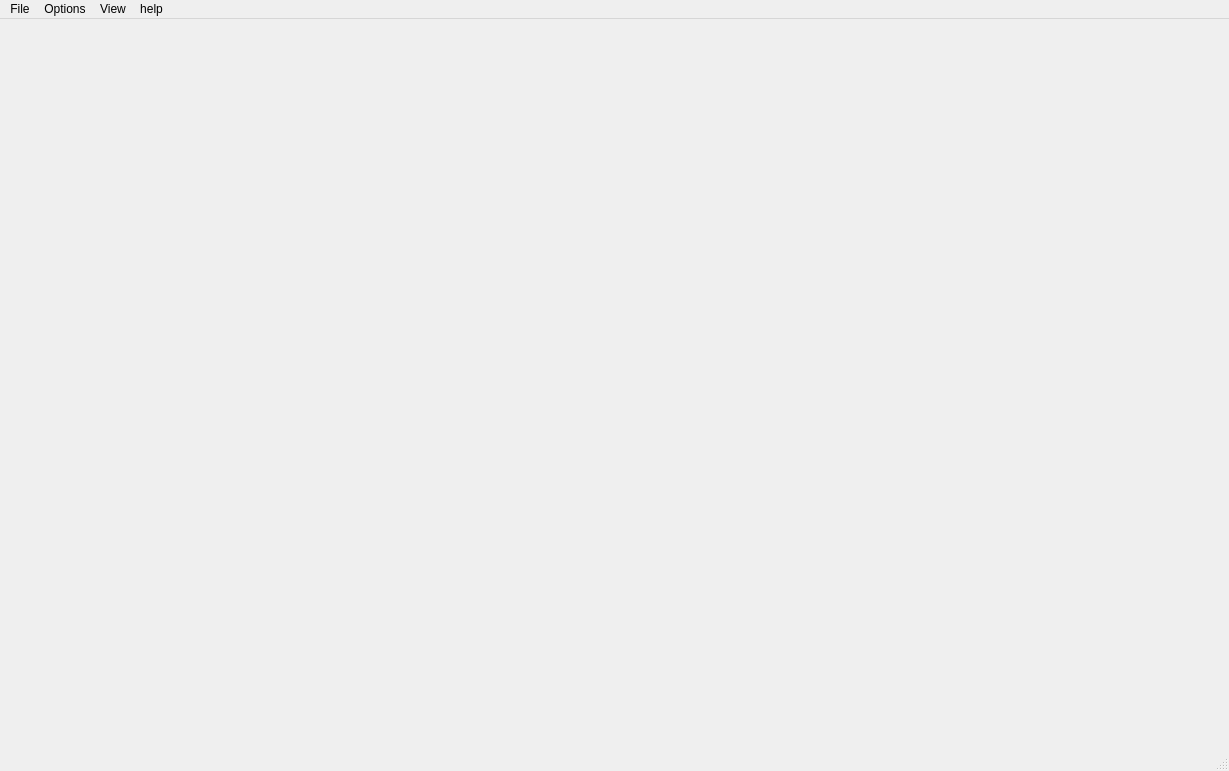
<?xml version="1.0" encoding="UTF-8"?>
<ui version="4.0">
 <class>QtMainWindow</class>
 <widget class="QMainWindow" name="QtMainWindow">
  <property name="geometry">
   <rect>
    <x>0</x>
    <y>0</y>
    <width>1229</width>
    <height>771</height>
   </rect>
  </property>
  <property name="minimumSize">
   <size>
    <width>850</width>
    <height>500</height>
   </size>
  </property>
  <property name="windowTitle">
   <string>Mandelbrot</string>
  </property>
  <property name="windowIcon">
   <iconset>
    <normaloff>Mandelbrot.png</normaloff>Mandelbrot.png</iconset>
  </property>
  <property name="styleSheet">
   <string notr="true">QProgressBar {
    border: 2px solid grey;
    border-radius: 11px;
    text-align: center;
}
QProgressBar::chunk {
  background-color: qlineargradient(spread:pad, x1:0, y1:0, x2:1, y2:1, stop:0 rgba(6, 69, 163, 255), stop:1 rgba(42, 131, 255, 255));
    border-radius: 10px;
}
</string>
  </property>
  <widget class="QWidget" name="centralWidget">
   <layout class="QVBoxLayout" name="verticalLayout" stretch="8">
    <property name="leftMargin">
     <number>0</number>
    </property>
    <property name="topMargin">
     <number>0</number>
    </property>
    <property name="rightMargin">
     <number>0</number>
    </property>
    <property name="bottomMargin">
     <number>0</number>
    </property>
    <item>
     <widget class="QMandelbrotWidget" name="mandelbrotWidget" native="true">
      <property name="sizePolicy">
       <sizepolicy hsizetype="Expanding" vsizetype="Expanding">
        <horstretch>0</horstretch>
        <verstretch>0</verstretch>
       </sizepolicy>
      </property>
      <property name="minimumSize">
       <size>
        <width>1000</width>
        <height>600</height>
       </size>
      </property>
     </widget>
    </item>
   </layout>
  </widget>
  <widget class="QMenuBar" name="menuBar">
   <property name="geometry">
    <rect>
     <x>0</x>
     <y>0</y>
     <width>1229</width>
     <height>21</height>
    </rect>
   </property>
   <widget class="QMenu" name="menuFile">
    <property name="title">
     <string>File</string>
    </property>
    <addaction name="separator"/>
    <addaction name="separator"/>
    <addaction name="actionSaveImage1920x1080"/>
    <addaction name="actionSaveImage2560x1440"/>
    <addaction name="actionSaveImage3840x2160"/>
    <addaction name="actionExit"/>
   </widget>
   <widget class="QMenu" name="menuhelp">
    <property name="title">
     <string>help</string>
    </property>
    <addaction name="actionAbout"/>
   </widget>
   <widget class="QMenu" name="menuView">
    <property name="title">
     <string>View</string>
    </property>
    <widget class="QMenu" name="menuPrecision">
     <property name="title">
      <string>Precision</string>
     </property>
     <addaction name="actionPrecisionAuto"/>
     <addaction name="actionDouble"/>
     <addaction name="actionFixedPoint128"/>
    </widget>
    <addaction name="actionZoomIn"/>
    <addaction name="actionZoomOut"/>
    <addaction name="actionResetZoom"/>
    <addaction name="separator"/>
    <addaction name="actionAnimatePalette"/>
    <addaction name="separator"/>
    <addaction name="menuPrecision"/>
   </widget>
   <widget class="QMenu" name="menuOptions">
    <property name="title">
     <string>Options</string>
    </property>
    <addaction name="actionType"/>
    <addaction name="actionTypeMandelbrot"/>
    <addaction name="actionTypeJulia"/>
    <addaction name="actionJuliaSetOptions"/>
    <addaction name="separator"/>
    <addaction name="actionIterations"/>
    <addaction name="actionIterAuto"/>
    <addaction name="actionIter128"/>
    <addaction name="actionIter192"/>
    <addaction name="actionIter256"/>
    <addaction name="actionIter384"/>
    <addaction name="actionIter512"/>
    <addaction name="actionIter768"/>
    <addaction name="actionIter1024"/>
    <addaction name="actionIter1536"/>
    <addaction name="actionIter2048"/>
   </widget>
   <addaction name="menuFile"/>
   <addaction name="menuOptions"/>
   <addaction name="menuView"/>
   <addaction name="menuhelp"/>
  </widget>
  <widget class="QStatusBar" name="statusBar"/>
  <action name="actionAbout">
   <property name="icon">
    <iconset>
     <normaloff>:/Icons/res/icons/about-svgrepo-com.svg</normaloff>:/Icons/res/icons/about-svgrepo-com.svg</iconset>
   </property>
   <property name="text">
    <string>About</string>
   </property>
  </action>
  <action name="actionCopy">
   <property name="icon">
    <iconset>
     <normaloff>:/Icons/res/icons/copy-svgrepo-com.svg</normaloff>:/Icons/res/icons/copy-svgrepo-com.svg</iconset>
   </property>
   <property name="text">
    <string>Copy</string>
   </property>
   <property name="shortcut">
    <string>Ctrl+C</string>
   </property>
  </action>
  <action name="actionViewOutputs">
   <property name="icon">
    <iconset>
     <normaloff>:/Icons/res/icons/image-picture-svgrepo-com.svg</normaloff>:/Icons/res/icons/image-picture-svgrepo-com.svg</iconset>
   </property>
   <property name="text">
    <string>View Outputs</string>
   </property>
  </action>
  <action name="actionZoomIn">
   <property name="text">
    <string>Zoom In</string>
   </property>
   <property name="shortcut">
    <string>Ctrl++</string>
   </property>
  </action>
  <action name="actionZoomOut">
   <property name="text">
    <string>Zoom Out</string>
   </property>
   <property name="shortcut">
    <string>Ctrl+-</string>
   </property>
  </action>
  <action name="actionResetZoom">
   <property name="text">
    <string>Reset Zoom</string>
   </property>
  </action>
  <action name="action">
   <property name="text">
    <string>...</string>
   </property>
  </action>
  <action name="actionOpenMP">
   <property name="checkable">
    <bool>true</bool>
   </property>
   <property name="checked">
    <bool>true</bool>
   </property>
   <property name="text">
    <string>OpenMP</string>
   </property>
  </action>
  <action name="actionSaveImage1920x1080">
   <property name="text">
    <string>Save Image 1920x1080</string>
   </property>
  </action>
  <action name="actionSaveImage2560x1440">
   <property name="text">
    <string>Save Image 2560x1440</string>
   </property>
  </action>
  <action name="actionSaveImage3840x2160">
   <property name="text">
    <string>Save Image 3840x2160</string>
   </property>
  </action>
  <action name="actionExit">
   <property name="text">
    <string>Exit</string>
   </property>
   <property name="menuRole">
    <enum>QAction::MenuRole::QuitRole</enum>
   </property>
  </action>
  <action name="actionAnimatePalette">
   <property name="checkable">
    <bool>true</bool>
   </property>
   <property name="text">
    <string>Animate Palette</string>
   </property>
  </action>
  <action name="actionPrecisionAuto">
   <property name="checkable">
    <bool>true</bool>
   </property>
   <property name="text">
    <string>Auto</string>
   </property>
  </action>
  <action name="actionDouble">
   <property name="checkable">
    <bool>true</bool>
   </property>
   <property name="text">
    <string>Double</string>
   </property>
  </action>
  <action name="actionFixedPoint128">
   <property name="checkable">
    <bool>true</bool>
   </property>
   <property name="text">
    <string>Fixed point 128</string>
   </property>
  </action>
  <action name="actionType">
   <property name="enabled">
    <bool>false</bool>
   </property>
   <property name="text">
    <string>Type</string>
   </property>
  </action>
  <action name="actionTypeMandelbrot">
   <property name="checkable">
    <bool>true</bool>
   </property>
   <property name="checked">
    <bool>true</bool>
   </property>
   <property name="text">
    <string>Mandelbrot</string>
   </property>
  </action>
  <action name="actionTypeJulia">
   <property name="checkable">
    <bool>true</bool>
   </property>
   <property name="text">
    <string>Julia Set</string>
   </property>
  </action>
  <action name="actionJuliaSetOptions">
   <property name="checkable">
    <bool>false</bool>
   </property>
   <property name="enabled">
    <bool>true</bool>
   </property>
   <property name="text">
    <string>Julia Set Options</string>
   </property>
  </action>
  <action name="actionIterations">
   <property name="checkable">
    <bool>false</bool>
   </property>
   <property name="enabled">
    <bool>false</bool>
   </property>
   <property name="text">
    <string>Iterations</string>
   </property>
  </action>
  <action name="actionIter128">
   <property name="checkable">
    <bool>true</bool>
   </property>
   <property name="checked">
    <bool>false</bool>
   </property>
   <property name="text">
    <string>128</string>
   </property>
  </action>
  <action name="actionIter192">
   <property name="checkable">
    <bool>true</bool>
   </property>
   <property name="text">
    <string>192</string>
   </property>
  </action>
  <action name="actionIter256">
   <property name="checkable">
    <bool>true</bool>
   </property>
   <property name="checked">
    <bool>false</bool>
   </property>
   <property name="text">
    <string>256</string>
   </property>
  </action>
  <action name="actionIter384">
   <property name="checkable">
    <bool>true</bool>
   </property>
   <property name="text">
    <string>384</string>
   </property>
  </action>
  <action name="actionIter512">
   <property name="checkable">
    <bool>true</bool>
   </property>
   <property name="text">
    <string>512</string>
   </property>
  </action>
  <action name="actionIter768">
   <property name="checkable">
    <bool>true</bool>
   </property>
   <property name="text">
    <string>768</string>
   </property>
  </action>
  <action name="actionIter1024">
   <property name="checkable">
    <bool>true</bool>
   </property>
   <property name="text">
    <string>1024</string>
   </property>
  </action>
  <action name="actionIter1536">
   <property name="checkable">
    <bool>true</bool>
   </property>
   <property name="text">
    <string>1536</string>
   </property>
  </action>
  <action name="actionIter2048">
   <property name="checkable">
    <bool>true</bool>
   </property>
   <property name="text">
    <string>2048</string>
   </property>
  </action>
  <action name="actionIterAuto">
   <property name="checkable">
    <bool>true</bool>
   </property>
   <property name="checked">
    <bool>true</bool>
   </property>
   <property name="text">
    <string>Auto</string>
   </property>
  </action>
 </widget>
 <layoutdefault spacing="6" margin="11"/>
 <customwidgets>
  <customwidget>
   <class>QMandelbrotWidget</class>
   <extends>QWidget</extends>
   <header location="global">QMandelbrotWidget.h</header>
   <container>1</container>
  </customwidget>
 </customwidgets>
 <resources/>
 <connections>
  <connection>
   <sender>actionExit</sender>
   <signal>triggered()</signal>
   <receiver>QtMainWindow</receiver>
   <slot>close()</slot>
   <hints>
    <hint type="sourcelabel">
     <x>-1</x>
     <y>-1</y>
    </hint>
    <hint type="destinationlabel">
     <x>789</x>
     <y>534</y>
    </hint>
   </hints>
  </connection>
 </connections>
</ui>
